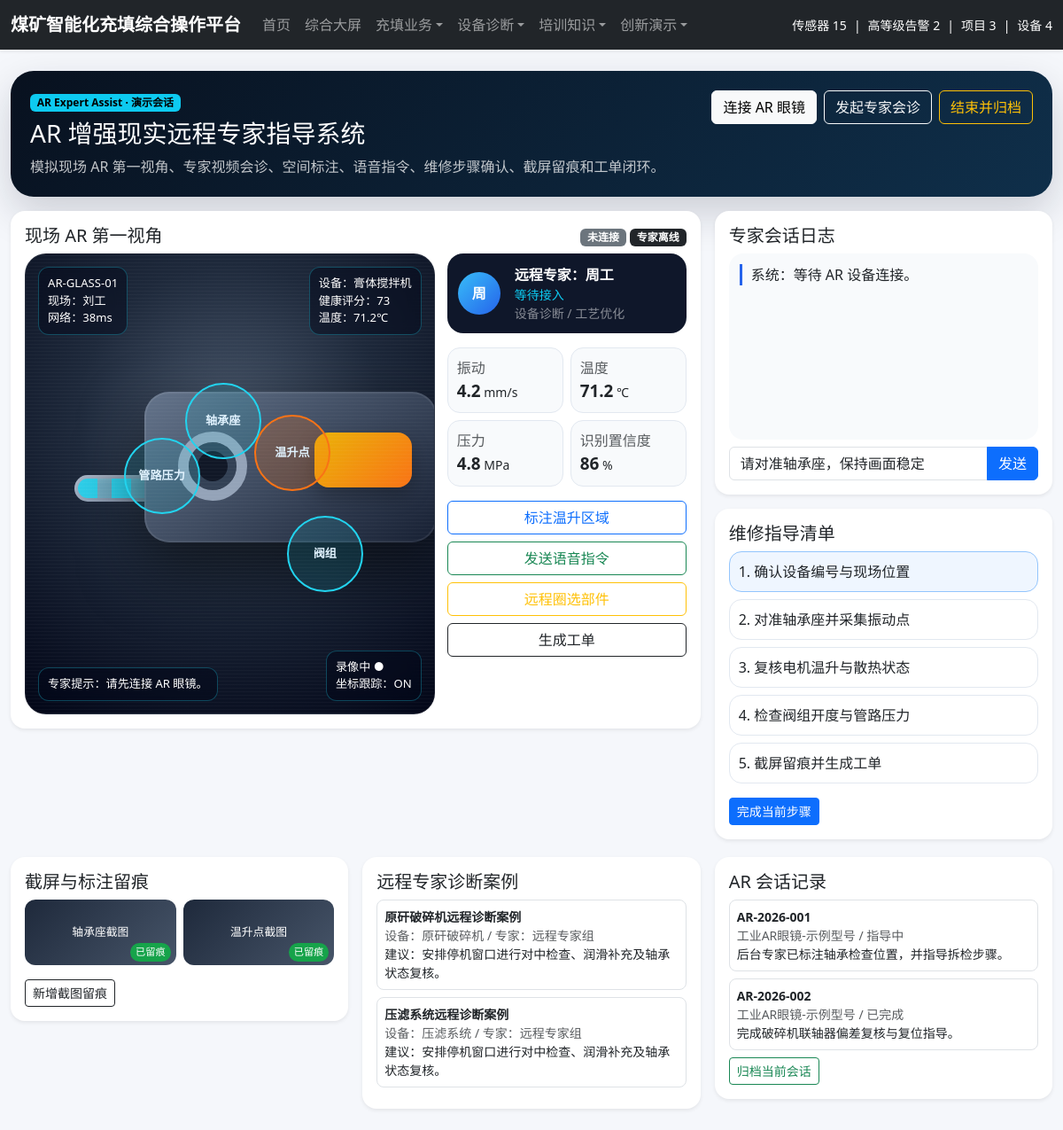
Page /core/ar-guidance/ on the committed database.
### apps/equipment/models.py (models this page shows, shortened)
class DiagnosisCase(models.Model):
    equipment = models.ForeignKey(Equipment, on_delete=models.CASCADE, related_name='cases', verbose_name='设备')
    title = models.CharField(max_length=200, verbose_name='诊断主题')
    symptom = models.TextField(verbose_name='故障现象')
    diagnosis = models.TextField(verbose_name='专家诊断')
    recommendation = models.TextField(verbose_name='处置建议')
    expert_name = models.CharField(max_length=100, verbose_name='专家姓名')
    created_at = models.DateTimeField(auto_now_add=True)
    class Meta:
        verbose_name = '远程诊断案例'
        verbose_name_plural = verbose_name
        ordering = ['-created_at']

class Equipment(models.Model):
    HEALTH_CHOICES = [
        ('excellent', '优'),
        ('good', '良'),
        ('warning', '预警'),
        ('danger', '危险'),
    ]
    name = models.CharField(max_length=200, verbose_name='设备名称')
    code = models.CharField(max_length=50, unique=True, verbose_name='设备编号')
    category = models.CharField(max_length=100, verbose_name='设备类别')
    mine_name = models.CharField(max_length=150, verbose_name='所在矿井')
    location = models.CharField(max_length=200, verbose_name='安装位置')
    health_status = models.CharField(max_length=20, choices=HEALTH_CHOICES, default='good', verbose_name='健康状态')
    health_score = models.IntegerField(default=85, verbose_name='健康评分')
    runtime_hours = models.IntegerField(default=0, verbose_name='累计运行小时')
    next_maintenance_date = models.DateField(verbose_name='下次维护日期')
    updated_at = models.DateTimeField(auto_now=True)
    class Meta:
        verbose_name = '设备台账'
        verbose_name_plural = verbose_name
        ordering = ['code']

class ARSession(models.Model):
    equipment = models.ForeignKey(Equipment, on_delete=models.CASCADE, related_name='ar_sessions', verbose_name='设备')
    session_code = models.CharField(max_length=50, unique=True, verbose_name='AR会话编号')
    glasses_model = models.CharField(max_length=100, verbose_name='AR眼镜型号')
    field_engineer = models.CharField(max_length=100, verbose_name='现场人员')
    remote_expert = models.CharField(max_length=100, verbose_name='后台专家')
    status = models.CharField(max_length=50, default='已建立连接', verbose_name='会话状态')
    interaction_note = models.TextField(verbose_name='交互记录')
    created_at = models.DateTimeField(auto_now_add=True)
    class Meta:
        verbose_name = 'AR远程协作'
        verbose_name_plural = verbose_name
        ordering = ['-created_at']

### apps/core/views.py (the view)
# urls.py: path('ar-guidance/', ar_guidance, name='ar_guidance'),
def ar_guidance(request):
    context = {
        'cases': DiagnosisCase.objects.select_related('equipment').all(),
        'sessions': ARSession.objects.select_related('equipment').all(),
        'equipments': Equipment.objects.all(),
    }
    return render(request, 'core/ar_guidance.html', context)

### apps/core/context_processors.py (called while the page is built)
def global_stats(request):
    return {
        'nav_sensor_count': Sensor.objects.count(),
        'nav_alert_count': AlertEvent.objects.filter(level__in=['high', 'critical'], resolved=False).count(),
        'nav_project_count': FillProject.objects.count(),
        'nav_equipment_count': Equipment.objects.count(),
        'nav_case_count': DiagnosisCase.objects.count(),
        'nav_process_count': FillProcess.objects.count(),
    }

### templates/core/ar_guidance.html (shortened to what this page needs)
{% extends "base.html" %}
{% block content %}
<div class="ar-page">
  <div class="ar-top mb-3">
    <div class="d-flex justify-content-between align-items-start flex-wrap gap-3">
      <div><div class="badge text-bg-info mb-2">AR Expert Assist · 演示会话</div><h3 class="mb-2">AR 增强现实远程专家指导系统</h3><div class="opacity-75">模拟现场 AR 第一视角、专家视频会诊、空间标注、语音指令、维修步骤确认、截屏留痕和工单闭环。</div></div>
      <div class="d-flex gap-2 flex-wrap"><button class="btn btn-light" id="connectBtn">连接 AR 眼镜</button><button class="btn btn-outline-light" id="startCall">发起专家会诊</button><button class="btn btn-outline-warning" id="finishCall">结束并归档</button></div>
    </div>
  </div>
  <div class="row g-3">
    <div class="col-xl-8">
      <div class="card border-0 shadow-sm rounded-4"><div class="card-body">
        <div class="d-flex justify-content-between align-items-center mb-2 flex-wrap gap-2"><h5 class="mb-0">现场 AR 第一视角</h5><div><span class="badge text-bg-secondary" id="deviceState">未连接</span> <span class="badge text-bg-dark" id="callState">专家离线</span></div></div>
        <div class="live-grid">
          <div class="viewport" id="arView">
            <div class="pipe p1"><div class="pipe-flow"></div></div><div class="pipe p2"><div class="pipe-flow"></div></div><div class="machine-base"></div><div class="scanline"></div>
            <div class="hud top-left">AR-GLASS-01<br>现场：刘工<br>网络：<span id="netDelay">38ms</span></div>
            <div class="hud top-right">设备：膏体搅拌机<br>健康评分：<span id="healthScore">73</span><br>温度：<span id="tempVal">71.2℃</span></div>
            <div class="hud bottom-left" id="subtitle">专家提示：请先连接 AR 眼镜。</div>
            <div class="hud bottom-right">录像中 ●<br>坐标跟踪：ON</div>
            <div class="mark" style="left:24%;top:40%" data-name="主管路压力" data-tip="观察管路压力波动，确认阀组是否半开。">管路压力</div>
            <div class="mark hot" style="left:56%;top:35%" data-name="电机温升点" data-tip="温升偏高，建议复核电机外壳温度和散热状态。">温升点</div>
            <div class="mark" style="left:39%;top:28%" data-name="轴承振动点" data-tip="轴承振动需与历史巡检数据比对。">轴承座</div>
            <div class="mark" style="left:64%;top:57%" data-name="阀组开度" data-tip="请检查阀组开度和远程控制状态。">阀组</div>
          </div>
          <div class="side-panel">
            <div class="expert-card mb-3 d-flex align-items-center gap-3"><div class="expert-avatar">周</div><div><strong>远程专家：周工</strong><div class="small text-info" id="expertStatus">等待接入</div><div class="small text-white-50">设备诊断 / 工艺优化</div></div></div>
            <div class="telemetry mb-3"><div class="item"><div class="text-muted">振动</div><strong id="vibVal">4.2</strong><span class="small"> mm/s</span></div><div class="item"><div class="text-muted">温度</div><strong id="tmpVal2">71.2</strong><span class="small"> ℃</span></div><div class="item"><div class="text-muted">压力</div><strong id="prsVal">4.8</strong><span class="small"> MPa</span></div><div class="item"><div class="text-muted">识别置信度</div><strong id="confVal">86</strong><span class="small"> %</span></div></div>
            <div class="d-grid gap-2"><button class="btn btn-outline-primary tool-btn" data-tool="标注温升区域">标注温升区域</button><button class="btn btn-outline-success tool-btn" data-tool="发送语音指令">发送语音指令</button><button class="btn btn-outline-warning tool-btn" data-tool="远程圈选部件">远程圈选部件</button><button class="btn btn-outline-dark tool-btn" data-tool="生成工单">生成工单</button></div>
          </div>
        </div>
      </div></div>
    </div>
    <div class="col-xl-4">
      <div class="card border-0 shadow-sm rounded-4 mb-3"><div class="card-body"><h5>专家会话日志</h5><div class="chat" id="chat"><div class="chat-line">系统：等待 AR 设备连接。</div></div><div class="input-group mt-2"><input class="form-control" id="msgInput" value="请对准轴承座，保持画面稳定"><button class="btn btn-primary" id="sendMsg">发送</button></div></div></div>
      <div class="card border-0 shadow-sm rounded-4"><div class="card-body"><h5>维修指导清单</h5><div id="steps"><div class="repair-step active">1. 确认设备编号与现场位置</div><div class="repair-step">2. 对准轴承座并采集振动点</div><div class="repair-step">3. 复核电机温升与散热状态</div><div class="repair-step">4. 检查阀组开度与管路压力</div><div class="repair-step">5. 截屏留痕并生成工单</div></div><button class="btn btn-sm btn-primary mt-2" id="nextStep">完成当前步骤</button></div></div>
    </div>
  </div>
  <div class="row g-3 mt-1">
    <div class="col-lg-4"><div class="card border-0 shadow-sm rounded-4"><div class="card-body"><h5>截屏与标注留痕</h5><div class="row g-2" id="captures"><div class="col-6"><div class="capture-thumb">轴承座截图</div></div><div class="col-6"><div class="capture-thumb">温升点截图</div></div></div><button class="btn btn-outline-dark btn-sm mt-3" id="captureBtn">新增截图留痕</button></div></div></div>
    <div class="col-lg-4"><div class="card border-0 shadow-sm rounded-4"><div class="card-body"><h5>远程专家诊断案例</h5>{% for c in cases|slice:":2" %}<div class="border rounded-3 p-2 mb-2 small"><strong>{{ c.title }}</strong><div class="text-muted">设备：{{ c.equipment.name }} / 专家：{{ c.expert_name }}</div><div>建议：{{ c.recommendation }}</div></div>{% empty %}<div class="text-muted">暂无诊断案例。</div>{% endfor %}</div></div></div>
    <div class="col-lg-4"><div class="card border-0 shadow-sm rounded-4"><div class="card-body"><h5>AR 会话记录</h5>{% for s in sessions|slice:":2" %}<div class="border rounded-3 p-2 mb-2 small"><strong>{{ s.session_code }}</strong><div class="text-muted">{{ s.glasses_model }} / {{ s.status }}</div><div>{{ s.interaction_note }}</div></div>{% empty %}<div class="text-muted">暂无 AR 会话。</div>{% endfor %}<button class="btn btn-outline-success btn-sm" id="archiveBtn">归档当前会话</button></div></div></div>
  </div>
</div>
{% endblock %}

### templates/base.html (style rules this page uses)
body { background: #f5f7fb; }

### templates/core/ar_guidance.html (style rules this page uses)
.ar-page { --cyan:#22d3ee;--green:#22c55e;--orange:#f97316;--red:#ef4444;--ink:#0f172a }
.ar-top { background:linear-gradient(135deg,#08111f,#0f2f4a);color:white;border-radius:26px;padding:22px;box-shadow:0 18px 45px rgba(15,23,42,.18) }
.live-grid { display:grid;grid-template-columns:1fr 270px;gap:14px }
.viewport { height:520px;border-radius:24px;background:radial-gradient(circle at 50% 35%,#475569 0,#1e293b 42%,#020617 100%);position:relative;overflow:hidden;color:white;border:1px solid rgba(255,255,255,.08) }
.scanline { position:absolute;inset:0;background:repeating-linear-gradient(0deg,rgba(255,255,255,.03) 0 1px,transparent 1px 4px);pointer-events:none }
.hud { position:absolute;z-index:8;padding:8px 10px;border:1px solid rgba(34,211,238,.3);background:rgba(2,6,23,.45);backdrop-filter:blur(8px);border-radius:12px;font-size:.82rem }
.hud.top-left { left:14px;top:14px }
.hud.top-right { right:14px;top:14px }
.hud.bottom-left { left:14px;bottom:14px }
.hud.bottom-right { right:14px;bottom:14px }
.machine-base { position:absolute;left:29%;top:30%;width:330px;height:170px;border-radius:28px;background:linear-gradient(145deg,#64748b,#172033);box-shadow:0 30px 70px rgba(0,0,0,.55),inset 0 0 0 2px rgba(255,255,255,.08) }
.machine-base:before { content:"";position:absolute;left:38px;top:45px;width:78px;height:78px;border-radius:50%;background:#111827;border:12px solid #94a3b8;box-shadow:inset 0 0 0 10px #334155 }
.machine-base:after { content:"";position:absolute;right:28px;top:46px;width:110px;height:62px;border-radius:16px;background:linear-gradient(135deg,#eab308,#f97316);box-shadow:0 10px 22px rgba(0,0,0,.25) }
.pipe { position:absolute;height:30px;border-radius:999px;background:linear-gradient(90deg,#94a3b8,#334155);box-shadow:inset 0 4px 8px rgba(255,255,255,.25); }
.pipe.p1 { left:12%;top:48%;width:240px }
.pipe.p2 { left:58%;top:51%;width:220px }
.pipe-flow { position:absolute;inset:4px;border-radius:99px;background:repeating-linear-gradient(90deg,rgba(34,211,238,.9) 0 22px,rgba(34,211,238,.25) 22px 38px);animation:flow 1.2s linear infinite }
.mark { position:absolute;z-index:5;width:86px;height:86px;border-radius:50%;border:2px solid var(--cyan);background:rgba(34,211,238,.13);display:flex;align-items:center;justify-content:center;cursor:pointer;text-align:center;font-size:.82rem;font-weight:700;color:#e0f2fe }
.mark.hot { border-color:var(--orange);background:rgba(249,115,22,.22);animation:pulse 1.2s infinite }
.expert-card { background:#0f172a;color:white;border-radius:18px;padding:12px }
.expert-avatar { width:48px;height:48px;border-radius:50%;background:linear-gradient(135deg,#38bdf8,#2563eb);display:grid;place-items:center;font-weight:800 }
.side-panel { height:520px;overflow:auto }
.telemetry { display:grid;grid-template-columns:1fr 1fr;gap:8px }
.telemetry .item { border:1px solid #e2e8f0;border-radius:14px;padding:10px;background:#f8fafc }
.telemetry strong { font-size:1.18rem }
.chat { height:210px;overflow:auto;background:#f8fafc;border-radius:16px;padding:12px }
.chat-line { border-left:3px solid #2563eb;padding-left:10px;margin-bottom:10px }
.repair-step { border:1px solid #e2e8f0;border-radius:14px;padding:10px;margin-bottom:8px;background:#fff }
.repair-step.active { background:#eff6ff;border-color:#93c5fd }
.capture-thumb { height:74px;border-radius:12px;background:linear-gradient(135deg,#1e293b,#475569);position:relative;color:white;display:grid;place-items:center;font-size:.8rem }
.capture-thumb:after { content:"已留痕";position:absolute;right:6px;bottom:4px;background:#16a34a;border-radius:99px;padding:2px 6px;font-size:.7rem }

### rows in the picture
DiagnosisCase: title "原矸破碎机远程诊断案例", equipment.name "原矸破碎机", expert_name "远程专家组", recommendation "安排停机窗口进行对中检查、润滑补充及轴承状态复核。"
DiagnosisCase: title "压滤系统远程诊断案例", equipment.name "压滤系统", expert_name "远程专家组", recommendation "安排停机窗口进行对中检查、润滑补充及轴承状态复核。"
ARSession: session_code "AR-2026-001", glasses_model "工业AR眼镜-示例型号", status "指导中", interaction_note "后台专家已标注轴承检查位置，并指导拆检步骤。"
ARSession: session_code "AR-2026-002", glasses_model "工业AR眼镜-示例型号", status "已完成", interaction_note "完成破碎机联轴器偏差复核与复位指导。"

### other values in the picture
{{ nav_sensor_count }} "15"
{{ nav_alert_count }} "2"
{{ nav_project_count }} "3"
{{ nav_equipment_count }} "4"
